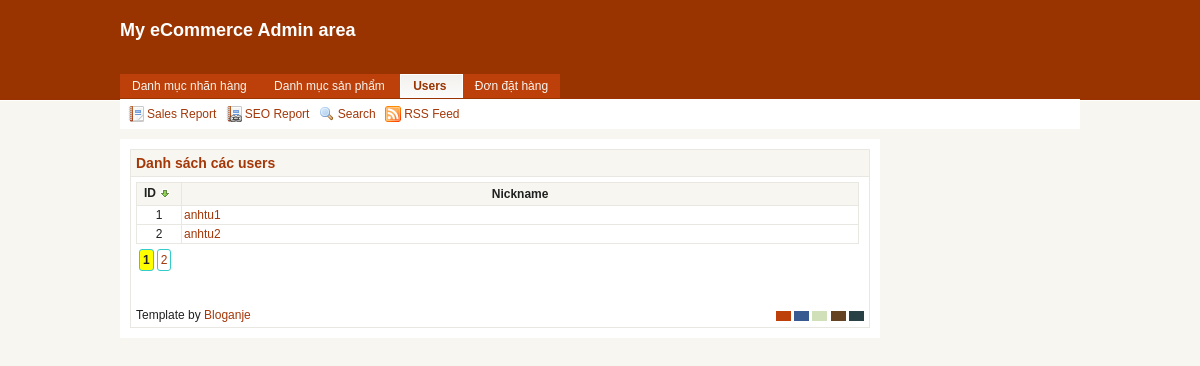
/admin/users.php, run on the app's committed database.
### tables this page shows
CREATE TABLE IF NOT EXISTS `users` (
  `id` int(11) NOT NULL AUTO_INCREMENT,
  `user_name` varchar(100) NOT NULL,
  `password` varchar(100) NOT NULL,
  `email` varchar(100) NOT NULL,
  PRIMARY KEY (`id`)
);

### admin/modules/user_control.php (called while the page is built, shortened)
<?php
include('user_model.php');
	class user_control
	{
	function show_all($page)
	{
    $user = new User();
    $dataonepage = $user->show_all_user($page);
	$nums_page = $user->num_page;
	include('user_view.php');
	}
	}
?>

### admin/modules/user_model.php (called while the page is built, shortened)
<?php
	include('includes/mysql.php');
	class User {
		function show_all_user($page) {
			$mysql = new MySQLProvider();
			$list_query = "Select * from users";
			$query = $mysql->getresult($list_query);
			$count_use = mysql_num_rows($query);
			$display = 2;
			if($count_use > $display)
			{
				$this->num_page = ceil($count_use/$display);
			}
			else
			{
				$this->num_page = 1;
			}
			$start = $display*($page-1);
			$query2 = "select * from users limit $start, $display";
			$paging = $mysql->getresult($query2);
			$datapage = array();
            while($row = mysql_fetch_array($paging))
            {
                $datapage[] = array($row['id'],$row['user_name']);
            }
            return $datapage;
		}
	}
?>

### admin/includes/mysql.php (called while the page is built, shortened)
<?php
	class MySQLProvider {
	public $servername="localhost";
	public $username="root";
	public $pass="";
	function getconnect() {
	$conn=mysql_connect($this->servername,$this->username,$this->pass);
			if($conn==false)
			{
				die("Could not connect to MySQL:".mysql_error());
			}
			else
			{
				return $conn;
			}
	}
	function getresult($query) {
		$conn = $this->getconnect();
		$result = mysql_query($query,$conn);
		return $result;
	}
	}
?>

### admin/modules/user_view.php (the view, shortened to what this page needs)
<div id="content">
                <div id="box">
                	<h3>Danh sách các users</h3>
					<?php
						if($nums_page >0)
						{
					?>
                	<table width='100%'>
						<thead>
							<tr>
                            	<th width="40px">ID<img src="img/icons/arrow_down_mini.gif" width="16" height="16" align="absmiddle" /></th>
                            	<th>Nickname</th>
                            </tr>
						</thead>
						<tbody>
						<?php
						foreach($dataonepage as $key)
						{
                            echo"<tr>";
                            echo"<td class='a-center'>";
							echo $key[0];
							echo "</td>";
							echo "<td>";
							echo "<a href='users.php?uid=".$key[0]."'>".$key[1]."</a>";
							echo "</td>";
                            echo "</tr>";
						}
						?>
						</tbody>
					</table>
                    <div id="pager">
                    	<?php
							for($i=1;$i<=$nums_page;$i++)
							{
								if($i==$page)
								{
										echo "<div class='page-item-v' > <b> $i </b> </div>";
								}
								else
								{
									echo "<a href='users.php?page=".$i."'> <div class='page-item'>".$i."</div> </a>";
								}
							}
					    }
						else
						{
							echo "<div id='content'> Hiện chưa có user nào đăng ký</div>";
						}
						?>
                    </div>
                <br />

### admin/css/theme.css (style rules this page uses)
body { background:#f7f6f0 url(../img/bg.jpg) repeat-x top; color: #202020; }
a, a:visited { color:#a43708; }
#header h2 { color:#FFF; }
#content { background:#FFF; }
#topmenu a,#topmenu a:visited { color:#f7f6f0; background:#bd3f09; }
#topmenu .current a, #topmenu .current a:hover, #topmenu .current a:visited { color:#993400; background: #FFF url(../img/bg_menu_red.jpg) repeat-x top; border-left: #FFF 1px solid; border-right: #FFF 1px solid; }
#top-panel { background:#FFF; }
table { background:none; }
td, th { border:1px solid #e8e7e1; }
thead { background:#f7f6f0; }
#styleswitcher { background:#FFFFFF; }
#footer { background:#FFF; }
#box { border:1px solid #e8e7e1; }
#box h3 { background:#f7f6f0; border-bottom:1px solid #e8e7e1; color:#a43708; }

### admin/css/style.css (style rules this page uses)
* { margin:0; padding:0; }
img, div,a { behavior: url(css/iepngfix.htc) }
body { font-size: 12px; font-family: Arial, Tahoma, Verdana; }
a, a:visited { text-decoration:none; }
img { border:0; margin:1px; }
#container { width:960px; margin-left:auto; margin-right:auto; }
#header { width:960px; }
#header h2 { margin-top:20px; }
#content { width:740px; float:left; margin:10px 0 10px 0; padding:10px; }
#footer { clear:both; padding:5px; margin-top:10px; }
#box h3 { padding:5px; font-size:14px; }
#topmenu { margin-top:33px; width:700px; float:left; voice-family:inherit; }
#topmenu ul { list-style:none; line-height:25px; }
#topmenu li { display:inline; }
#topmenu a,#topmenu a:visited { padding:5px 12px 5px 12px; text-decoration:none; }
#topmenu .current a, #topmenu .current a:hover, #topmenu .current a:visited { padding:5px 12px 5px 12px; font-weight:bold; }
#top-panel { background:#FFF; padding:5px; height:20px; float:left; width:950px; }
#top-panel ul { list-style:none; }
#top-panel ul li { display:inline; line-height:20px; }
#top-panel ul li a { padding-left:19px; text-decoration:none; margin:0 3px; display:inline-block; }
.a-center { text-align:center; }
#pager { margin:5px; height:25px; }
#styleswitcher { float:right; }
#styleswitcher ul { list-style:none; line-height:10px; }
#styleswitcher li { height:12px; display:inline; }
#footer ul { list-style:none; }
#footer li { display:inline; }
a#defswitch { width:15px; height:10px; margin: 3px 0 3px 0; background-color:#bd3f09; font-size: 8px; color:#bd3f09; display:inline-block; }
a#blueswitch { width:15px; height:10px; margin: 3px 0 3px 0; background-color:#375b91; font-size: 8px; color:#375b91; display:inline-block; }
a#greenswitch { width:15px; height:10px; margin: 3px 0 3px 0; background-color:#d0e0b8; font-size: 8px; color:#d0e0b8; display:inline-block; }
a#brownswitch { width:15px; height:10px; margin: 3px 0 3px 0; background-color:#654322; font-size: 8px; color:#654322; display:inline-block; }
a#mixswitch { width:15px; height:10px; margin: 3px 0 3px 0; background-color:#294145; font-size: 8px; color:#294145; display:inline-block; }
#credits { clear:both; width:200px; float:left; }
table { margin:5px; border-collapse: collapse; table-layout:automatic; width:98%; }
td, th { padding: 2px; }
.search { background:transparent url(../img/icons/magnifier.png) no-repeat left; }
.feed { background:transparent url(../img/icons/feed.png) no-repeat left; }
.report { background:transparent url(../img/icons/report.png) no-repeat left; }
.report_seo { background:transparent url(../img/icons/report_link.png) no-repeat left; }

### admin/modules/user_view.php (style rules this page uses)
.page-item { border:thin #3CC solid; border-radius:3px; padding:3px; float:left; margin-left:3px; }
.page-item-v { border:thin #3CC solid; border-radius:3px; padding:3px; float:left; margin-left:3px; background:#FF0; }

### data on the page
users: id "1", user_name "anhtu1"
users: id "2", user_name "anhtu2"
